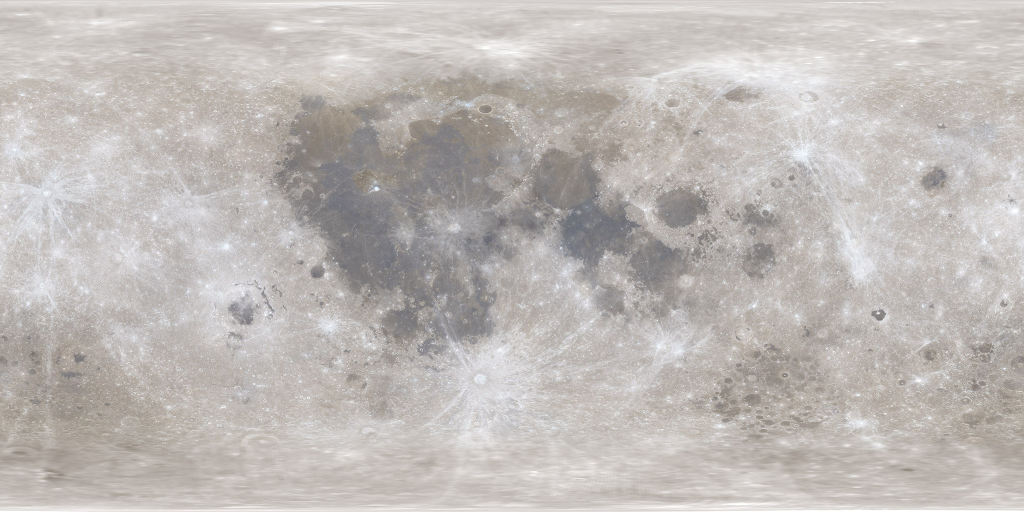
#> input picture ios/tools/lroc_color_2k.jpg, 2048 x 1024 px (shown at 1/2 size)
$ python make_moon_texture.py
#> lines starting #> are read from the running program, lines starting #| are printed output that depends on the picture
#!/usr/bin/env python3
"""Make the moon disc texture the app draws, from NASA's LRO color map.

Source: ios/tools/lroc_color_2k.jpg, the "CGI Moon Kit" color map from NASA's
Scientific Visualization Studio (https://svs.gsfc.nasa.gov/4720), an equirectangular
map with the near side centered. This projects the near side orthographically (the
face we see from Earth, north up) into a square RGBA image with transparent corners.
It's albedo only; the app adds the phase lighting.

    python3 ios/tools/make_moon_texture.py      # needs Pillow and NumPy
"""

from pathlib import Path

import numpy as np
from PIL import Image

HERE = Path(__file__).resolve().parent
SOURCE = HERE / "lroc_color_2k.jpg"
OUT = HERE.parent / "Shared" / "MoonTexture.png"
SIZE = 256
SCALE = 4  # supersample, then downscale for clean edges


def main():
    src = np.asarray(Image.open(SOURCE).convert("RGB"), dtype=float) / 255
    h, w, _ = src.shape
#> h = 1024; w = 2048
    n = SIZE * SCALE
    y, x = np.mgrid[0:n, 0:n].astype(float) + 0.5
    x = (x - n / 2) / (n / 2)
    y = -(y - n / 2) / (n / 2)
    r2 = x * x + y * y
    z = np.sqrt(np.clip(1 - r2, 0, 1))
    lat = np.arcsin(np.clip(y, -1, 1))
    lon = np.arctan2(x, z)
    u = ((lon / (2 * np.pi) + 0.5) * w).astype(int) % w
    v = np.clip(((0.5 - lat / np.pi) * h).astype(int), 0, h - 1)
    rgb = src[v, u]
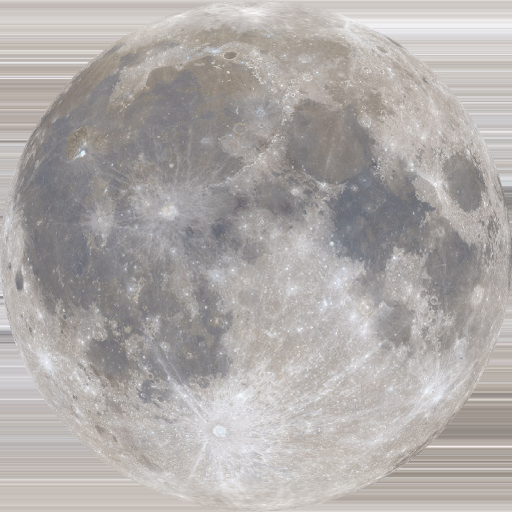
#> rgb: shape (1024, 1024, 3) float64 (shown at 1/2 size); mean R, G, B 0.686, 0.669, 0.661
    alpha = np.clip((1 - np.sqrt(r2)) * n / 2, 0, 1)
    rgba = np.dstack([rgb, alpha])
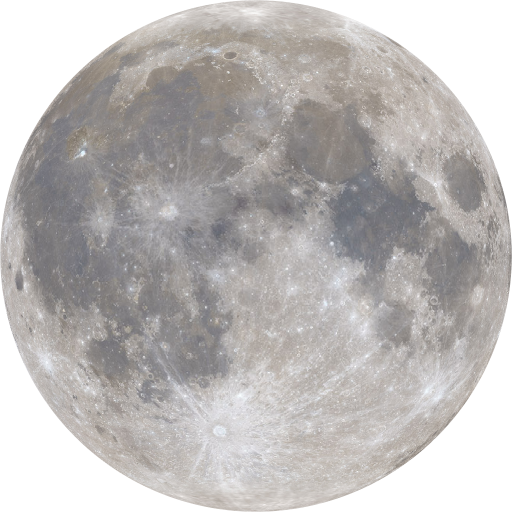
#> rgba: shape (1024, 1024, 4) float64 (shown at 1/2 size); mean R, G, B, A 0.686, 0.669, 0.661, 0.784; transparent parts drawn white
    image = Image.fromarray((rgba * 255 + 0.5).astype(np.uint8), "RGBA").resize((SIZE, SIZE), Image.LANCZOS)
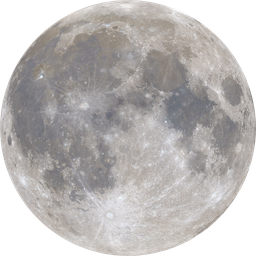
#> image: PIL image 256x256 RGBA; mean R, G, B, A 135.7, 132.4, 131.2, 199.9; transparent parts drawn white
    image.save(OUT, optimize=True)
    print("wrote", OUT, OUT.stat().st_size, "bytes")


if __name__ == "__main__":
    main()
